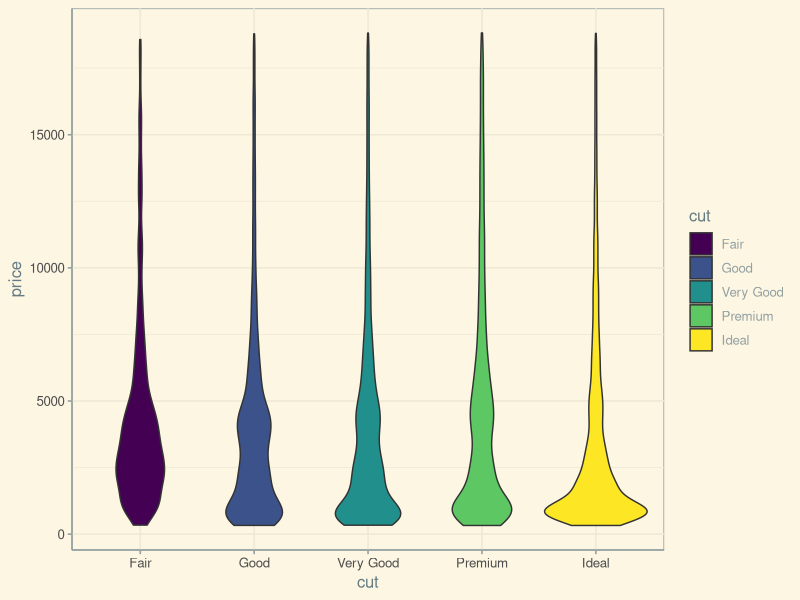
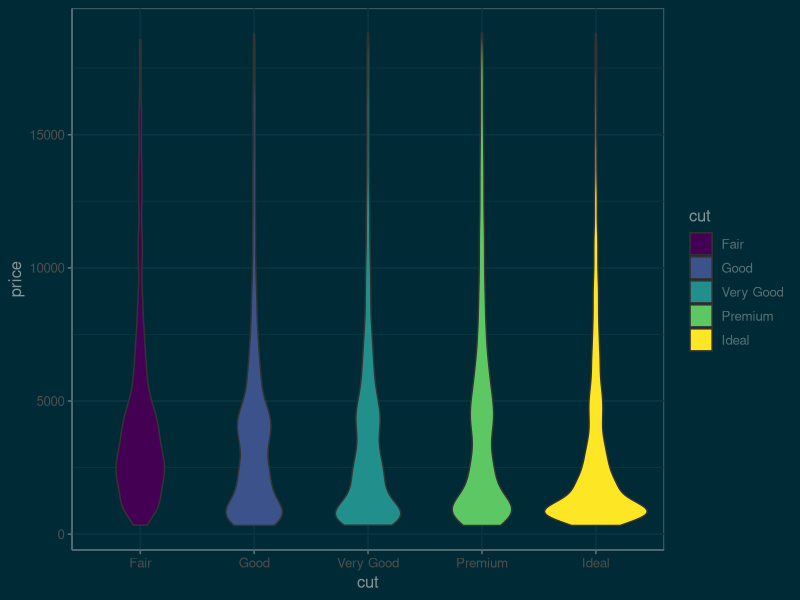
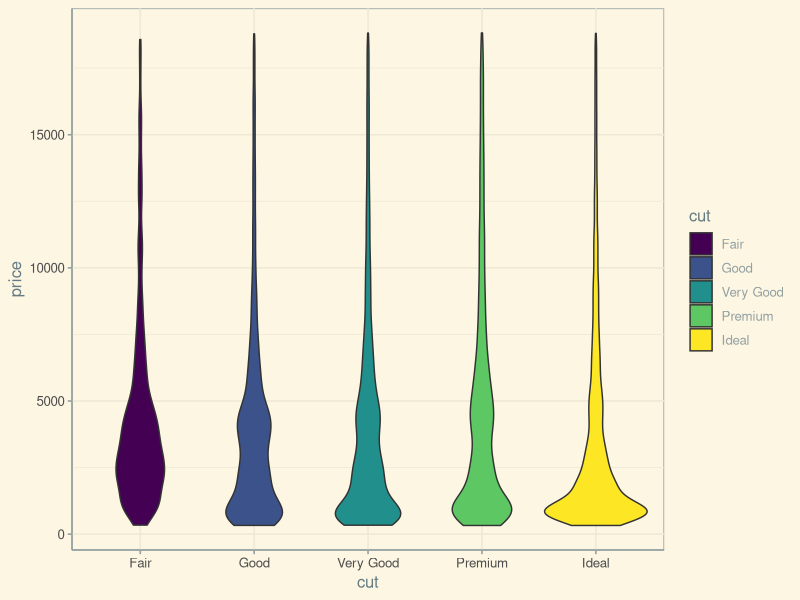
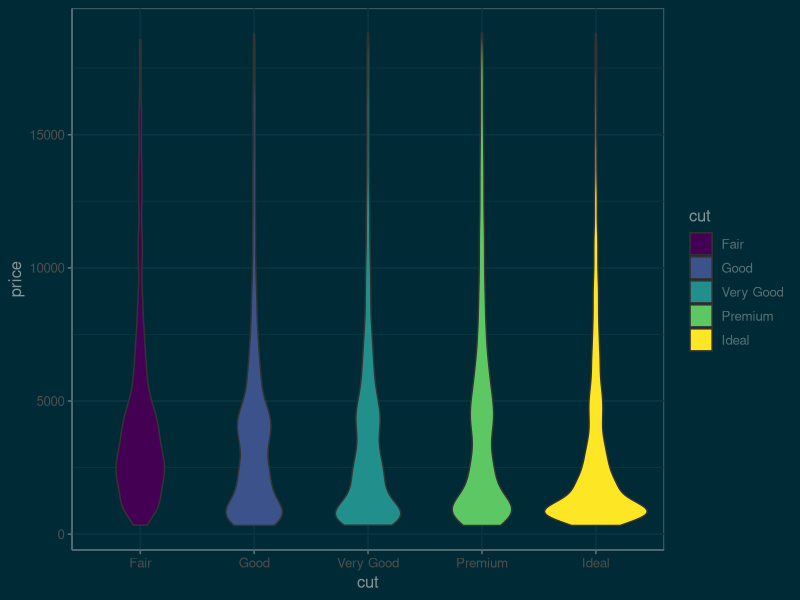
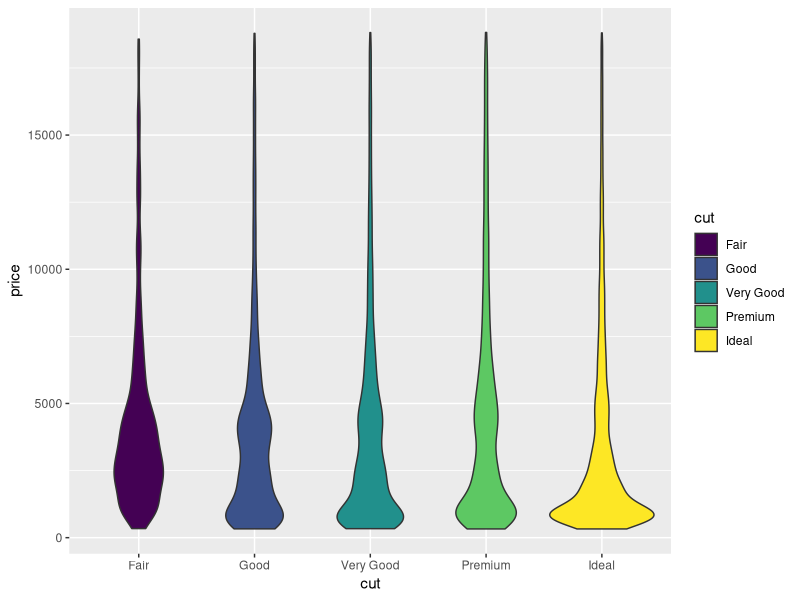

Here is the R script that generated these plots, in order:
## ---- chunk 1
library(ggplot2)
library(ggthemes)
## ---- chunk 2
g <- ggplot(diamonds, aes(x = cut, y = price, fill = cut)) +
  geom_violin()
g + theme_solarized(light = TRUE)
## ---- chunk 3
g + theme_solarized(light = FALSE)
## ---- chunk 4
g <- ggplot(diamonds, aes(x = cut, y = price, fill = cut)) +
  geom_violin()
## ---- chunk 5
g + theme_solarized(light = TRUE)
## ---- chunk 6
g + theme_solarized(light = FALSE)
## ---- chunk 7
library(knitr)
knit_print.ggplot <- function (x, options, ...) {
  cat('\n<div class="dark-mode">\n')
  ggplot2:::print.ggplot(x + ggthemes::theme_solarized(light = FALSE))
  cat('</div>\n')
  cat('<div class="light-mode">\n')
  ggplot2:::print.ggplot(x + ggthemes::theme_solarized(light = TRUE))
  cat('</div>\n\n')
}
registerS3method("knit_print", "ggplot", knit_print.ggplot)
## ---- chunk 8
g
